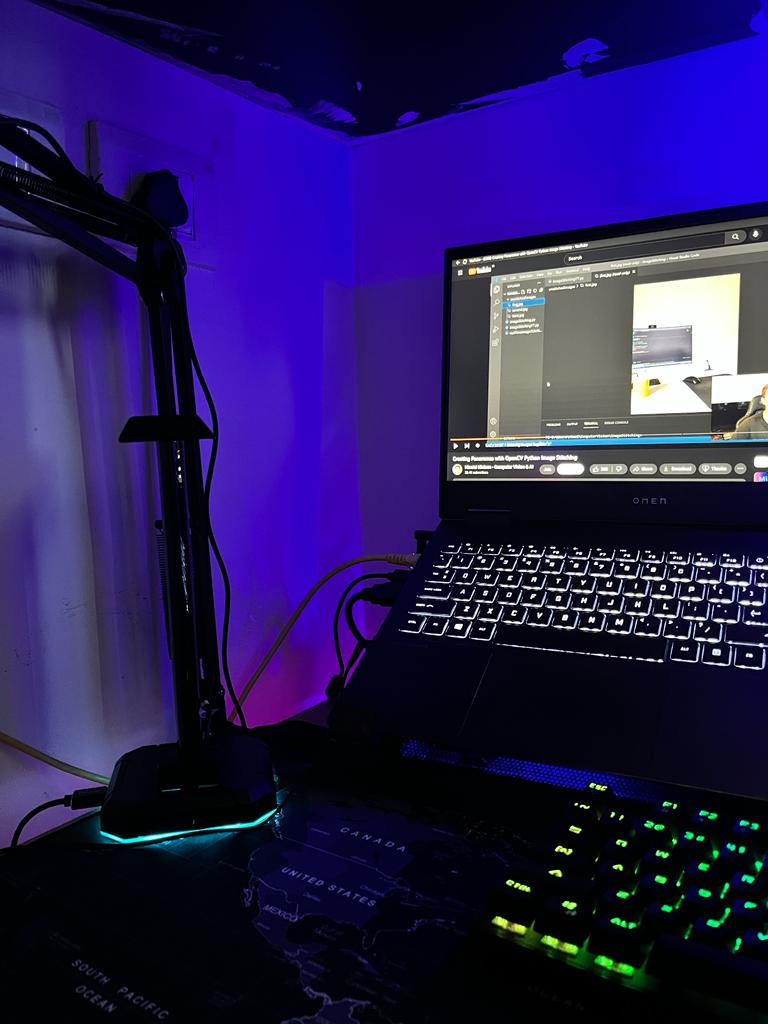
#> input picture PYTHON/Image_Stitching/unstitchedImages/first.jpg, 768 x 1024 px, given in place of videoplayback.mp4, which was not available
$ python image.py
#> lines starting #> are read from the running program, lines starting #| are printed output that depends on the picture; after the words box and inside, x2 and y2 are one past the last pixel; in counts of white or black regions, pixels touching at a corner belong together; pictures that were not available may be replaced by others from this repository, and a replacement may not be noted
import cv2 as cv
import numpy as np

capture = cv.VideoCapture('C:/Users/hp/Downloads/videoplayback.mp4', )

while True:
    ed, frame = capture.read()
#> frame is the input picture: shape (1024, 768, 3); mean B, G, R 86.1, 27.2, 38.6
    if not ed:
        capture = cv.VideoCapture('C:/Users/hp/Downloads/videoplayback.mp4', )
        continue
    # Grayscale
    gray = cv.cvtColor(frame, cv.COLOR_BGR2HSV)
#> gray: shape (1024, 768, 3); mean H, S, V 111.3, 191, 87.8
    # Color masking
    low_color = np.array([190, 190, 190])
    high_color = np.array([255, 255, 255])
    mask = cv.inRange(gray, low_color, high_color)
#> mask: shape (1024, 768); every value is 0
    # Blur
    blur = cv.GaussianBlur(gray, (3,3), cv.BORDER_DEFAULT)
#> blur: shape (1024, 768, 3); mean H, S, V 111.3, 191, 87.8
    # Edge Detection
    canny = cv.Canny(blur, 340, 400)
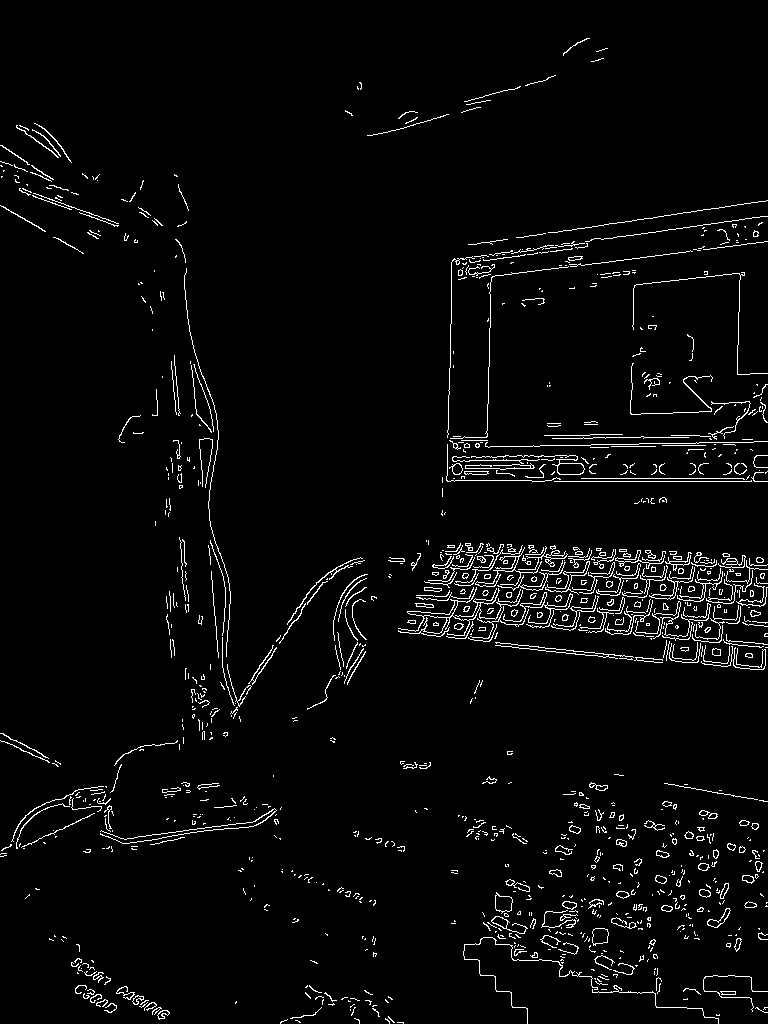
#> canny: shape (1024, 768); 3.3% white in thin lines or dots
    # Dialation
    dialated = cv.dilate(canny, (3,3), iterations = 1)
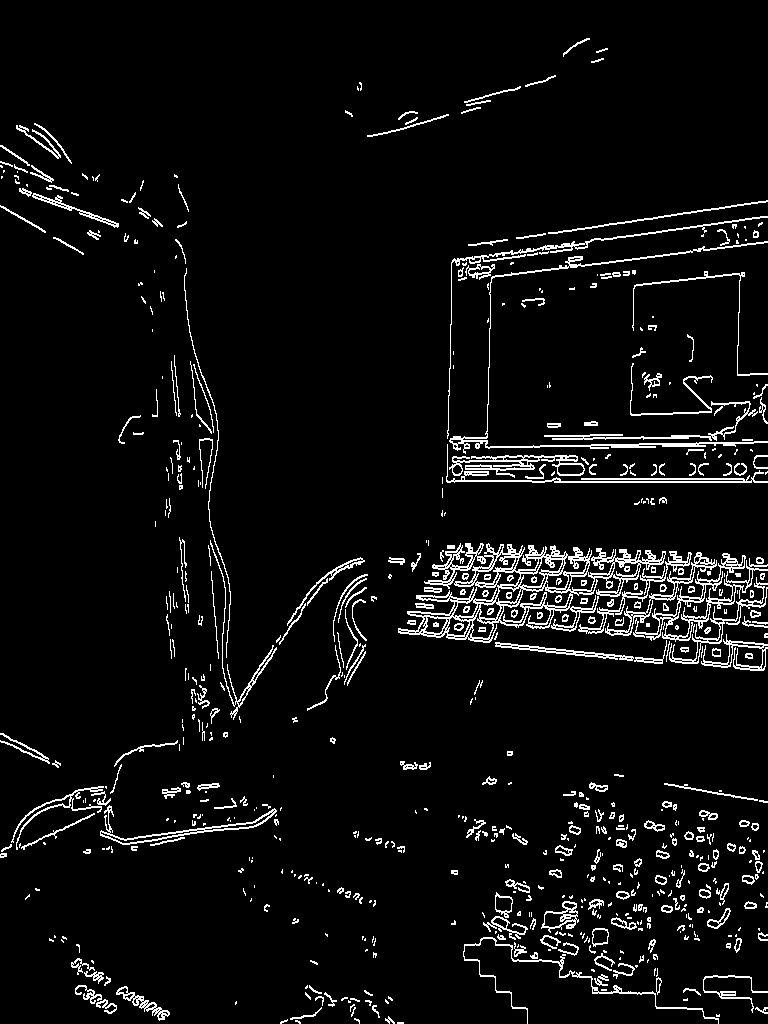
#> dialated: shape (1024, 768); 5.4% white in thin lines or dots
    # Houghlines
    lines = cv.HoughLinesP(dialated, rho = 1, theta = 1*np.pi/100, threshold = 20, minLineLength = 40, maxLineGap = 20)
#> lines = 491 rows, first 6: [444, 564, 767, 584], [400, 564, 767, 587], [425, 583, 764, 605], [477, 278, 767, 242], [532, 482, 767, 482], [407, 613, 767, 647]
    for i in lines:
        x1, x2, y1, y2 = i[0]
        cv.line(frame, (x1, x2), (y1, y2), (0,255,0), 3)
#> this loop made 491 passes
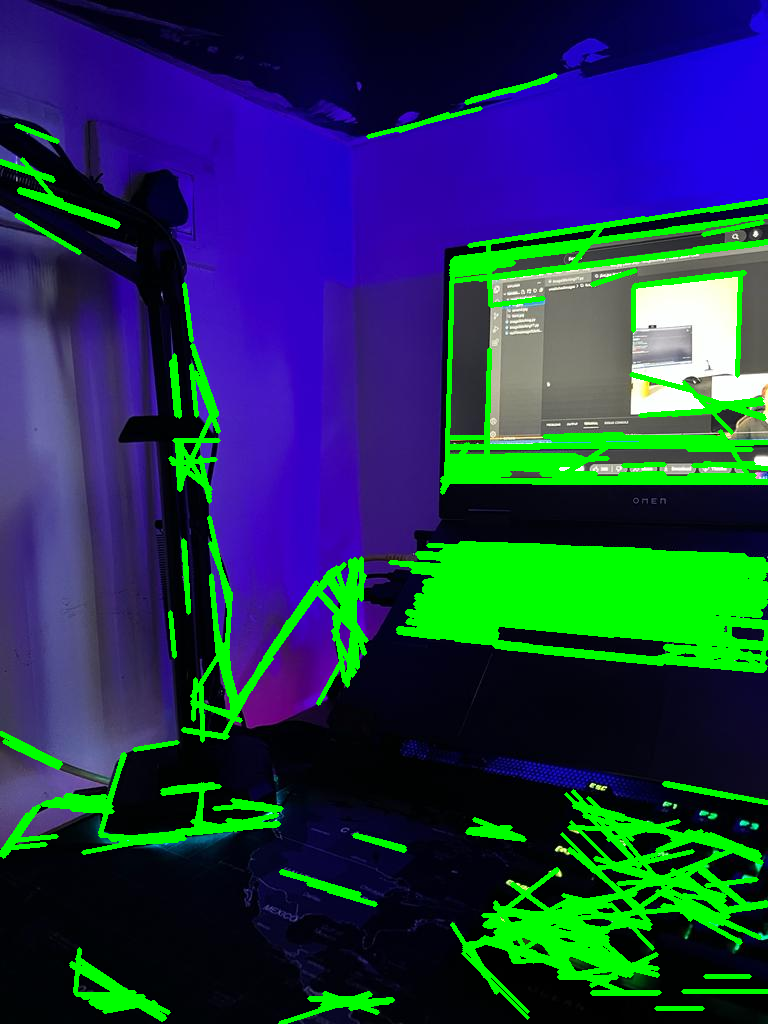
#> frame: shape (1024, 768, 3); 14% of pixels changed, all inside (x1, y1, x2, y2) = (0, 73, 768, 1024)
    # Showing Image
    cv.imshow('Dialated', frame)

    if cv.waitKey(20) & 0xFF==ord('d'):
#> (key Esc is pressed here)
        break

capture.release()
cv.destroyAllWindows()

cv.waitKey(0)

$ run again, on PYTHON/Image_Stitching/unstitchedImages/second.jpg
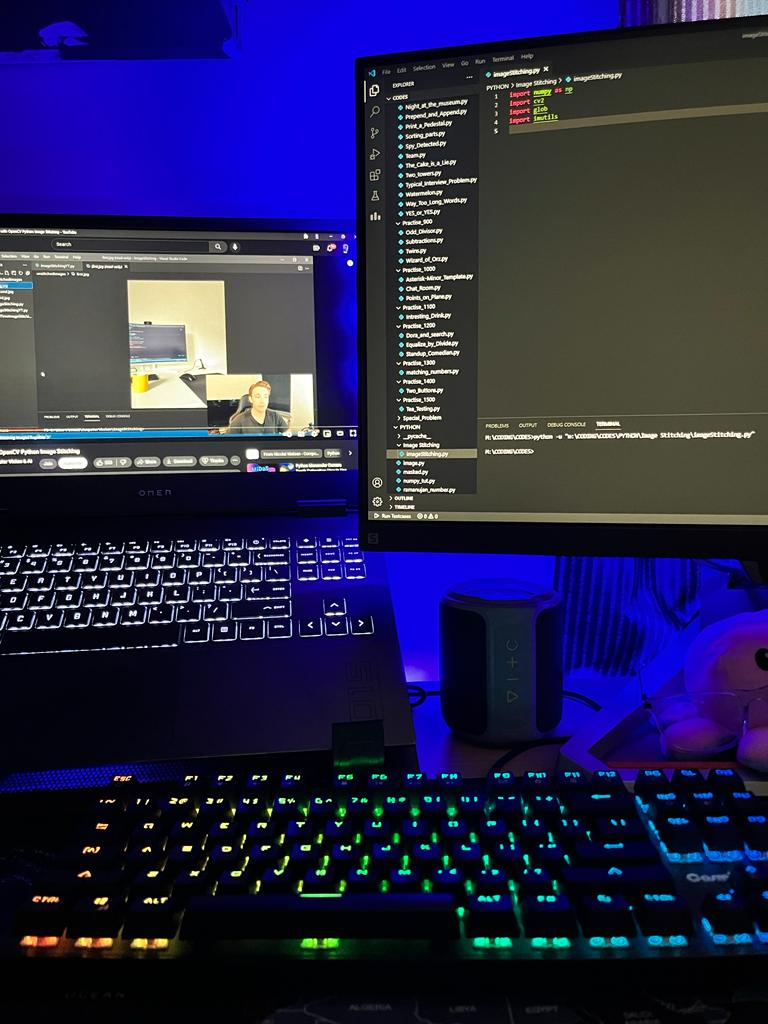
#> input picture PYTHON/Image_Stitching/unstitchedImages/second.jpg, 768 x 1024 px, given in place of videoplayback.mp4, which was not available
#> frame is the input picture: shape (1024, 768, 3); mean B, G, R 75.6, 37.1, 38.6
#> gray: shape (1024, 768, 3); mean H, S, V 88.4, 156.4, 81.7
#> mask: shape (1024, 768); every value is 0
#> blur: shape (1024, 768, 3); mean H, S, V 88.4, 156.4, 81.7
#> `canny = cv.Canny(blur, 340, 400)`:
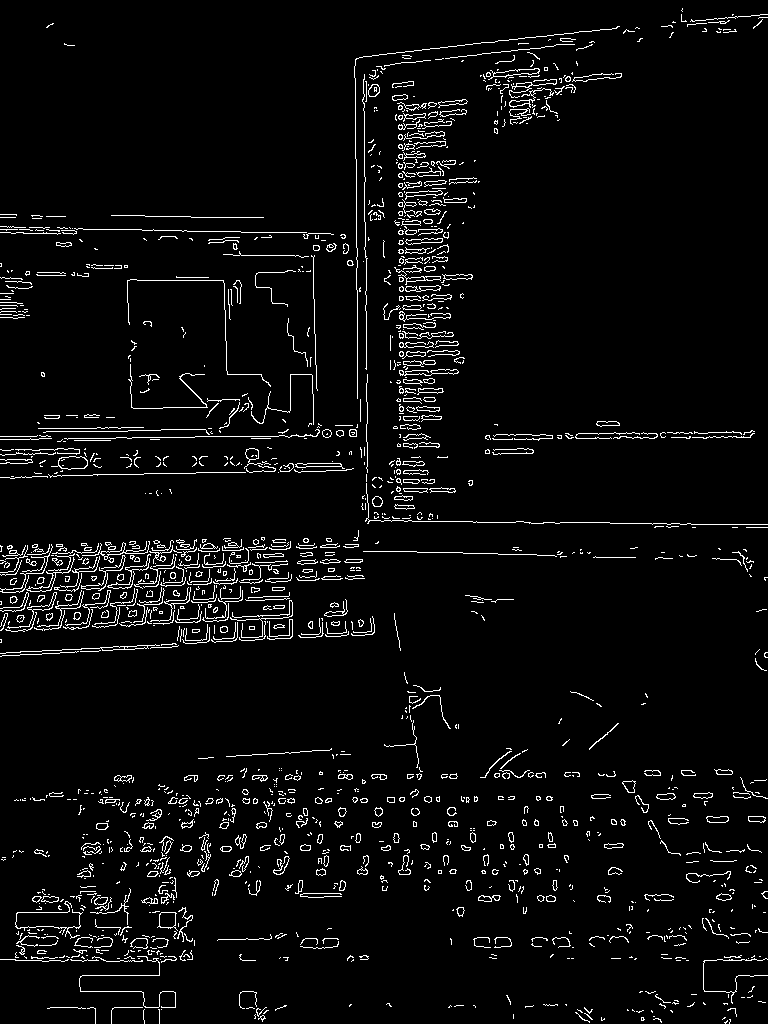
#> canny: shape (1024, 768); 4.3% white in thin lines or dots
#> dialated: shape (1024, 768); 7.4% white in thin lines or dots
#> lines = 722 rows, first 6: [403, 521, 443, 102], [392, 551, 566, 556], [485, 438, 750, 438], [0, 478, 213, 472], [399, 521, 399, 52], [0, 575, 279, 566]
#> the loop `for i in lines:` made 722 passes
#> after the loop `for i in lines:`:
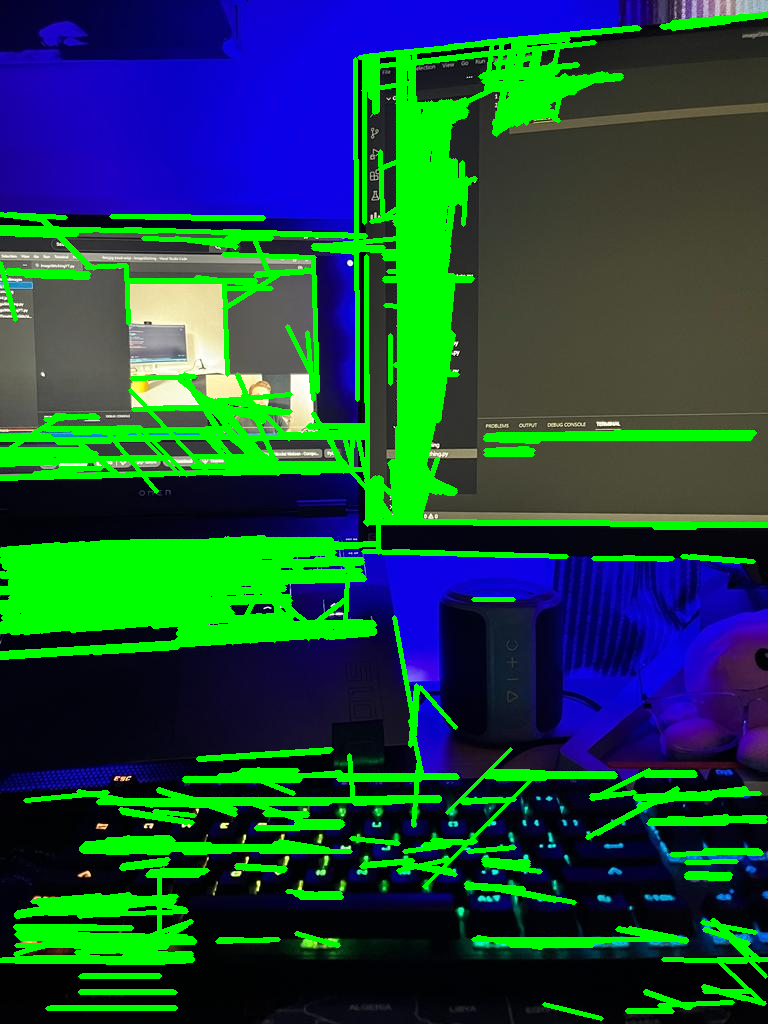
#> frame: shape (1024, 768, 3); 19.57% of pixels changed, all inside (x1, y1, x2, y2) = (0, 12, 768, 1021)

$ run again, on PYTHON/Image_Stitching/unstitchedImages/third.jpg
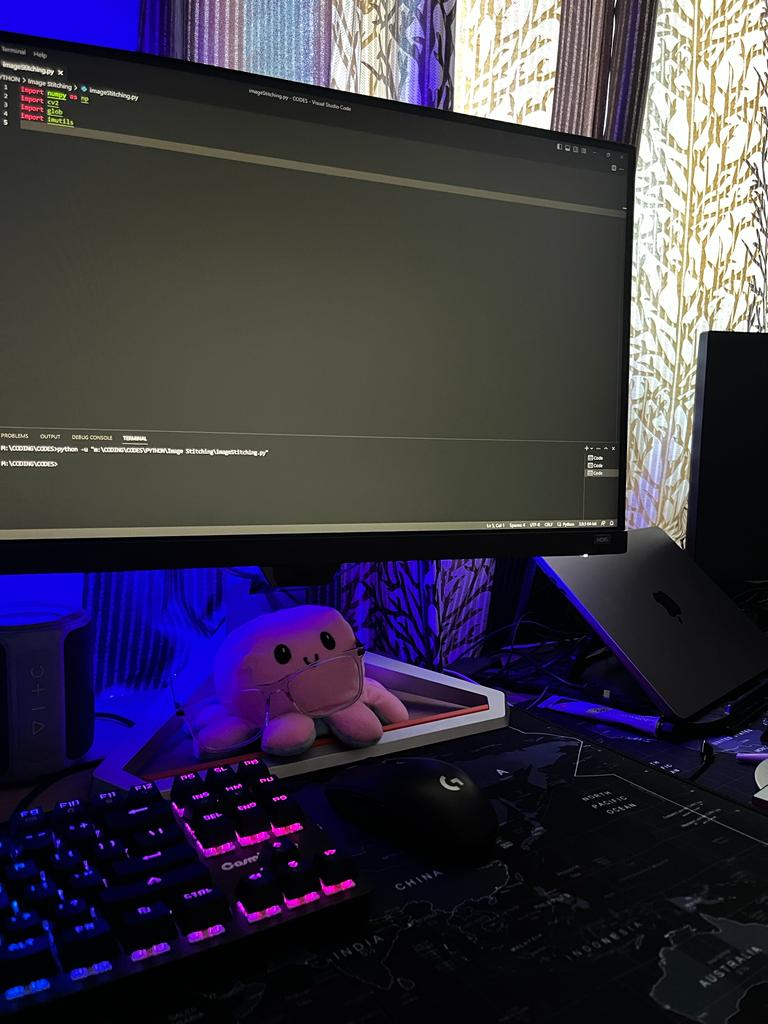
#> input picture PYTHON/Image_Stitching/unstitchedImages/third.jpg, 768 x 1024 px, given in place of videoplayback.mp4, which was not available
#> frame is the input picture: shape (1024, 768, 3); mean B, G, R 69, 54.4, 58.4
#> gray: shape (1024, 768, 3); mean H, S, V 78.6, 100.6, 75.6
#> mask: shape (1024, 768); every value is 0
#> blur: shape (1024, 768, 3); mean H, S, V 78.6, 100.6, 75.6
#> `canny = cv.Canny(blur, 340, 400)`:
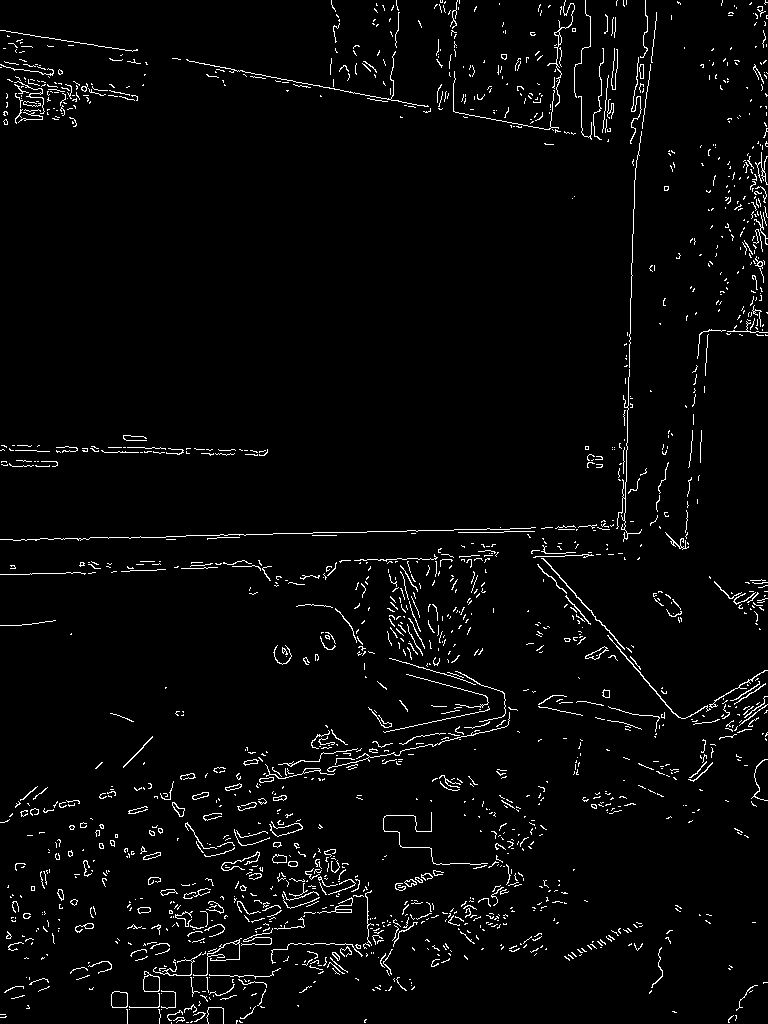
#> canny: shape (1024, 768); 3% white in thin lines or dots
#> dialated: shape (1024, 768); 5% white in thin lines or dots
#> lines = 653 rows, first 6: [337, 533, 624, 524], [173, 58, 608, 141], [172, 802, 506, 727], [0, 574, 80, 572], [0, 575, 271, 566], [13, 541, 284, 533]
#> the loop `for i in lines:` made 653 passes
#> after the loop `for i in lines:`:
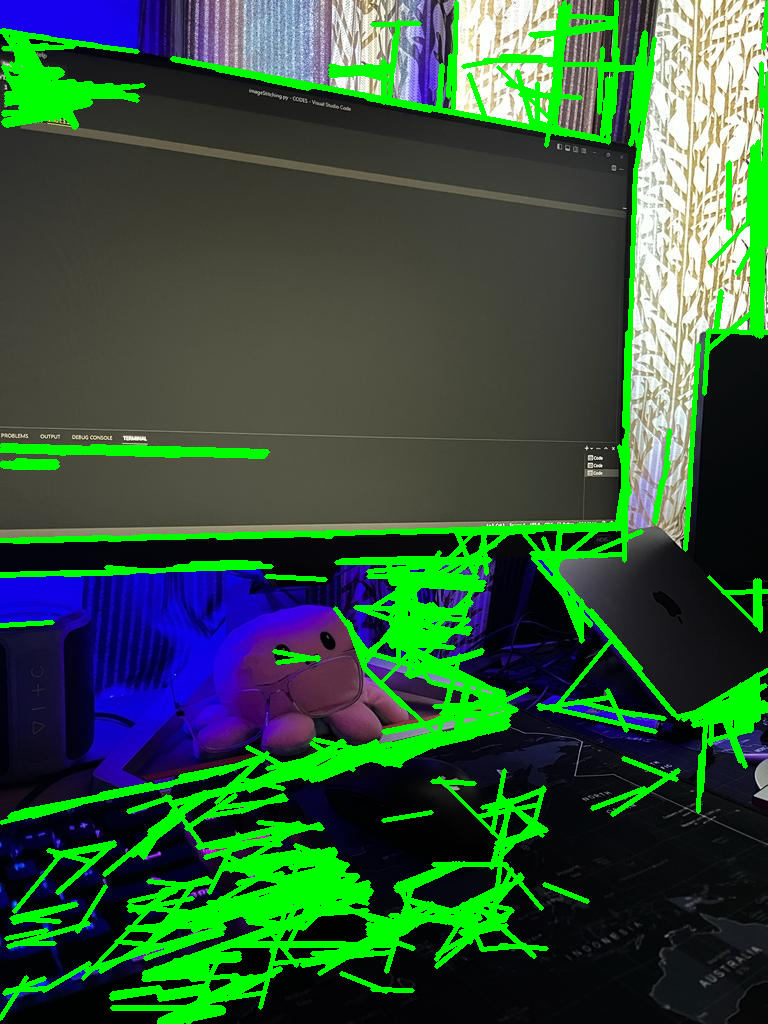
#> frame: shape (1024, 768, 3); 14.89% of pixels changed, all inside (x1, y1, x2, y2) = (0, 0, 768, 1024)
